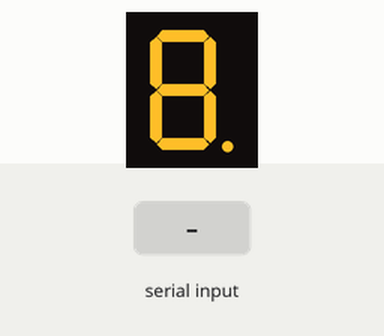
Bench run of a sketch on a simulated Arduino Uno, built with avr-gcc and run on an emulated ATmega328P. Parts: 1-digit seven-segment display. Wiring (inferred from the names in the program): 1-digit 7-segment display, segments lit when LOW: segments pin 2, pin 3, pin 4, pin 5, pin 6, pin 7, pin 8, pin 9. The test bench sets the inputs (shaded band). The segment pins are drawn as the display they are named for; what the sketch prints to the serial monitor is not drawn.

Above: at 1.2 s.
1.3 s: "1" received over Serial
At 1.7 s:
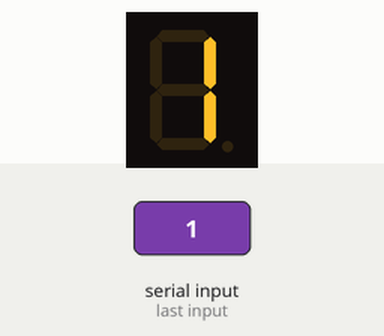
2.8 s: "0" received over Serial
At 4.0 s:
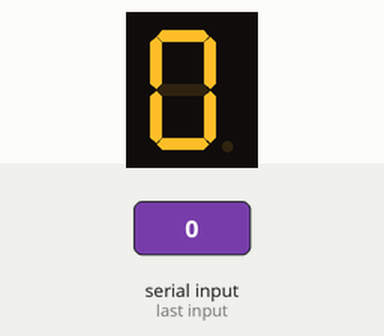
4.3 s: "2" received over Serial
At 5.2 s:
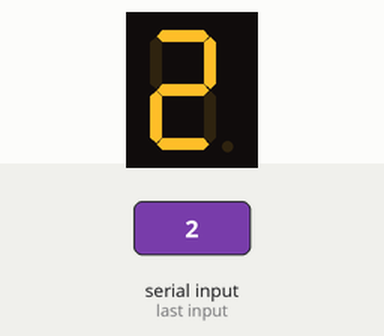
5.8 s: "3" received over Serial
At 6.4 s:
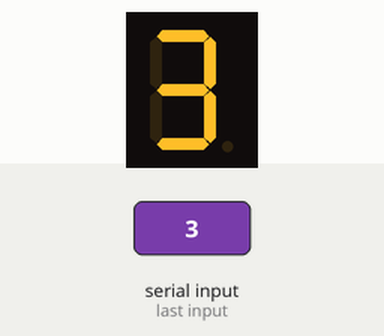
7.3 s: "4" received over Serial
At 8.5 s:
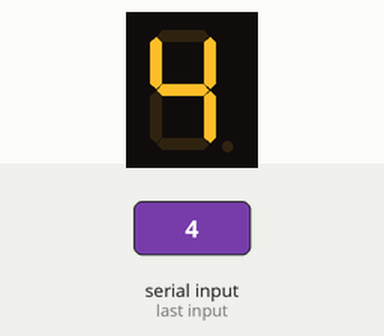
8.8 s: "5" received over Serial
At 9.9 s:
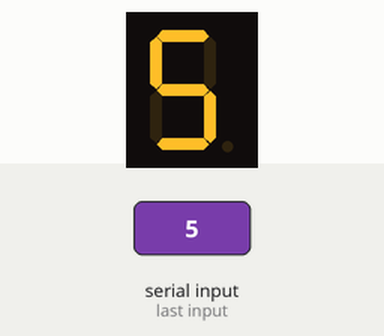
Timing chart, 0 to 11.3 s (numbered marks = the images above; inputs shaded):
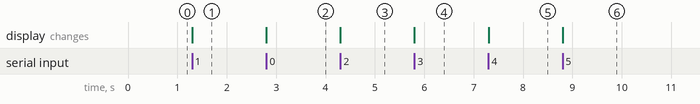

The sketch:

SevenSegmentDisplayWithHC06BluetoothModule.ino
```cpp
char Incoming_value = 0;

//These letters are explained on the home page.
const int segmentG = 8;
const int segmentF = 7;
const int segmentE = 6;
const int segmentD = 5;
const int segmentC = 4;
const int segmentB = 3;
const int segmentA = 2;
const int segmentPoint = 9;

//This function provides that we don't need write these codes again to show number
void writeNumber(uint8_t g, uint8_t f, uint8_t e, uint8_t d, uint8_t c, uint8_t b, uint8_t a)
{
	digitalWrite(segmentG,g);
	digitalWrite(segmentF,f);
	digitalWrite(segmentE,e);
	digitalWrite(segmentD,d);
	digitalWrite(segmentC,c);
	digitalWrite(segmentB,b);
	digitalWrite(segmentA,a);
	digitalWrite(segmentPoint, HIGH);
}

//We give number parameter and this function display that number.
void displayNumber(int number)
{
  if(number == -1)
  {
    writeNumber(HIGH, HIGH, HIGH, HIGH, HIGH, HIGH, HIGH);

  }

  if(number == 0)
  {
    writeNumber(HIGH, LOW, LOW, LOW, LOW, LOW, LOW);
  }

  if(number == 1)
  {
    writeNumber(HIGH, HIGH, HIGH, HIGH, LOW, LOW, HIGH);
  }

  else if(number == 2)
  {
    writeNumber(LOW, HIGH, LOW, LOW, HIGH, LOW, LOW);
  }

  else if(number == 3)
  {
    writeNumber(LOW, HIGH, HIGH, LOW, LOW, LOW, LOW);
  }

  if(number == 4)
  {
    writeNumber(LOW, LOW, HIGH, HIGH, LOW, LOW, HIGH);
  }

  if(number == 5)
  {
    writeNumber(LOW, LOW, HIGH, LOW, LOW, HIGH, LOW);
  }

  else if(number == 6)
  {
    writeNumber(LOW, LOW, LOW, LOW, LOW, HIGH, LOW);
  }

  else if(number == 7)
  {
    writeNumber(HIGH, HIGH, HIGH, HIGH, LOW, LOW, LOW);
  }

  else if(number == 8)
  {
    writeNumber(LOW, LOW, LOW, LOW, LOW, LOW, LOW);
  }

  else if(number == 9)
  {
    writeNumber(LOW, LOW, HIGH, LOW, LOW, LOW, LOW);
  }
}

void setup() {
  // put your setup code  here, to run once:
  Serial.begin(9600);
	pinMode(segmentG, OUTPUT);
	pinMode(segmentF, OUTPUT);
	pinMode(segmentE, OUTPUT);
	pinMode(segmentD, OUTPUT);
	pinMode(segmentPoint, OUTPUT);
	pinMode(segmentC, OUTPUT);
	pinMode(segmentB, OUTPUT);
	pinMode(segmentA, OUTPUT);
}

void  loop() {
  // put your main code here, to run repeatedly:
  if (Serial.available() > 0)
    {
      Incoming_value = Serial.read();
      Serial.print(Incoming_value);
      Serial.print("/n");
      if (Incoming_value == '1')
        displayNumber(1);
      else if(Incoming_value == '0')
        displayNumber(0);
      else if(Incoming_value == '2')
        displayNumber(2);
      else if(Incoming_value == '3')
        displayNumber(3);
      else if(Incoming_value == '4')
        displayNumber(4);
      else if(Incoming_value == '5')
        displayNumber(5);
      else if(Incoming_value == '6')
        displayNumber(6);
      else if(Incoming_value == '7')
        displayNumber(7);
      else if(Incoming_value == '8')
        displayNumber(8);
      else if(Incoming_value == '9')
        displayNumber(9);
      else if(Incoming_value == '-1')
        displayNumber(-1);
    }
}
```

Measured:
- after the input at 1.3 s, the display: changes at once (image 1)
- after the input at 2.8 s, the display: changes at once (image 2)
- after the input at 4.3 s, the display: changes at once (image 3)
- after the input at 5.8 s, the display: changes at once (image 4)
- after the input at 7.3 s, the display: changes at once (image 5)
- after the input at 8.8 s, the display: changes at once (image 6)
